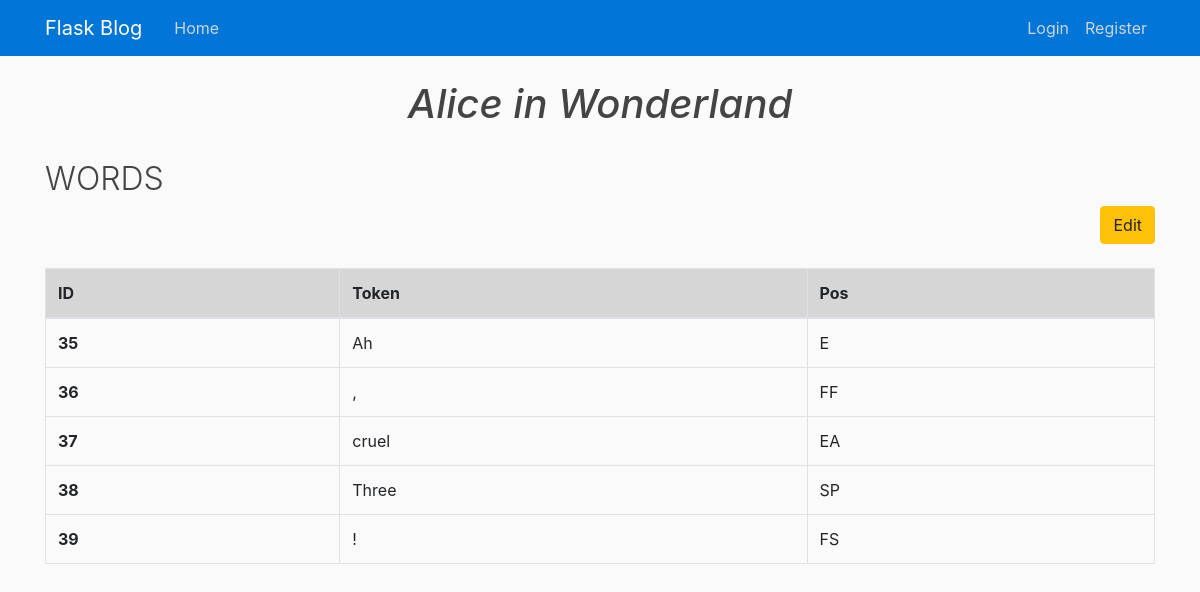
The app's page /view_words/5 with its own data.
### flaskblog/models.py (models this page shows, shortened)
class Texts(db.Model):
    id = db.Column(db.Integer, primary_key=True)
    title = db.Column(db.String(200), nullable=False)
    text = db.Column(db.Text, nullable=False)
    sentences = db.relationship('Sent', backref='owner', lazy=True)

class Words(db.Model):
    id = db.Column(db.Integer, primary_key=True)
    word = db.Column(db.String(100), nullable=False)
    pos = db.Column(db.String(100), nullable=False)
    sentowner_id = db.Column(db.Integer, db.ForeignKey('sent.id'), nullable=False)

### flaskblog/routes.py (the view)
@app.route("/view_words/<int:sent_id>", methods=['GET', 'POST'])
def words(sent_id):
    sent = Sent.query.get_or_404(sent_id)
    words = Words.query.filter_by(sentowner=sent)
    text = Texts.query.filter_by(id=sent.owner_id)
    return render_template('words.html', sent=sent, words=words, text=text)

### flaskblog/templates/words.html
{% extends "layout.html" %}
{% block content %}
{% for i in text %}
<h1 class="text-center , font-italic">{{ i.title }}</h1><br>
{% endfor %}
<h2 class="font-weight-light">WORDS</h2>
<div class="text-right">
  <a class="btn btn-warning" href="{{ url_for('edit_words', sent_id=sent.id) }}">Edit</a>
</div>
<br>
<table class="table table-bordered" style="width: 100%">
    <thead>
      <tr class="table-active">
        <th scope="col">ID</th>
        <th scope="col">Token</th>
        <th scope="col">Pos</th>
      </tr>
    </thead>
    <tbody>
        {% for i in words %}
        <tr>
          <th>{{ i.id }}</th>
          <td>{{ i.word }}</td>
          <td>{{ i.pos }}</td>
        </tr>
        {% endfor %}
    </tbody>
</table>
{% endblock content %}

### flaskblog/static/main.css (style rules this page uses)
body { background: #fafafa; color: #333333; margin-top: 5rem; }
h1, h2, h3, h4, h5, h6 { color: #444444; }

### records on screen
Texts: title "Alice in Wonderland"
Words: id "35", word "Ah", pos "E"
Words: id "36", word ",", pos "FF"
Words: id "37", word "cruel", pos "EA"
Words: id "38", word "Three", pos "SP"
Words: id "39", word "!", pos "FS"
